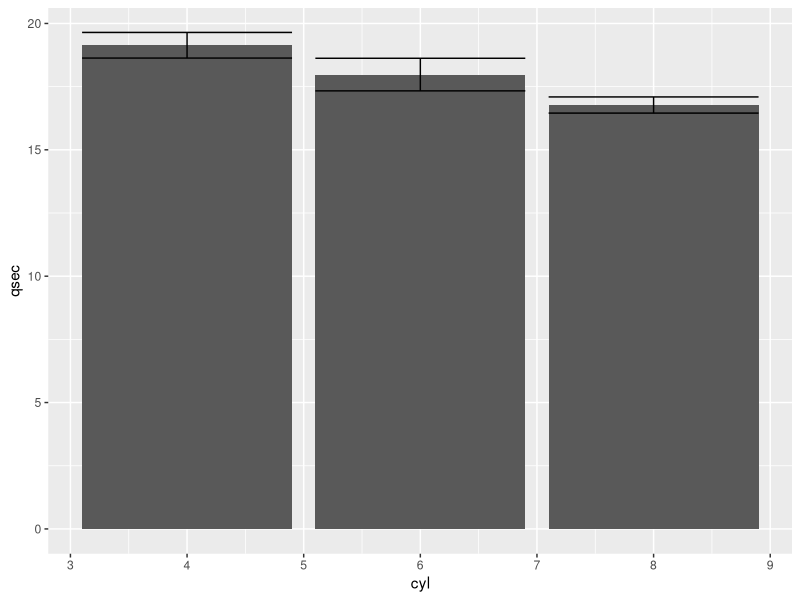

Write the R code that produced this figure.




library(tidyverse)

mtcars %>% 
    ggplot(aes(cyl, qsec)) + 
    
    # stat_summary with arg "fun.y":
    # A function that returns a single number 
    stat_summary(fun.y = mean, 
                 geom = "bar") + 
    
    # stat_summary with arg "fun.data": 
    # A function that is given the complete data and should return a data frame
    # with variables ymin, y, and ymax (for use in plotting ranges).
    
    # mean_se( ) is intended for use with stat_summary. It calculates mean and 
    # standard error 
    stat_summary(fun.data = mean_se,  
                 geom = "errorbar")

?stat_summary

